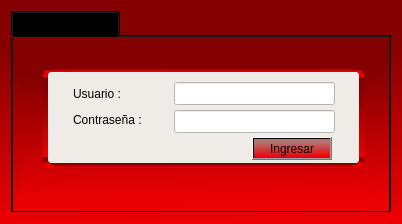
<?xml version="1.0" encoding="UTF-8"?>
<ui version="4.0">
 <class>Form_login</class>
 <widget class="QWidget" name="Form_login">
  <property name="geometry">
   <rect>
    <x>0</x>
    <y>0</y>
    <width>402</width>
    <height>224</height>
   </rect>
  </property>
  <property name="windowTitle">
   <string>LogIn</string>
  </property>
  <property name="styleSheet">
   <string notr="true">selection-background-color: rgb(255, 170, 127);
color: rgb(0, 0, 0);
font:  11pt &quot;KacstOne&quot;;
background-color: qlineargradient(spread:pad, x1:0.46, y1:0, x2:0.487, y2:0.977273, stop:0.188482 rgba(132, 0, 0, 255), stop:1 rgba(235, 0, 4, 255));</string>
  </property>
  <layout class="QGridLayout" name="gridLayout">
   <item row="0" column="0">
    <widget class="QTabWidget" name="tabWidget_2">
     <property name="styleSheet">
      <string notr="true">background-color: rgb(239, 235, 231);
font:  10pt &quot;KacstOne&quot;;
QLabel{
background-color: rgb(239, 235, 231);
}

QLineEdit{
background-color: rgb(255, 255, 255);
}

QTextEdit{
background-color: rgb(255, 255, 255);
}

QComboBox{
background-color: rgb(255, 255, 255);
}

QDateEdit{
background-color: rgb(255, 255, 255);
}</string>
     </property>
     <property name="currentIndex">
      <number>0</number>
     </property>
     <widget class="QWidget" name="tab_2">
      <attribute name="icon">
       <iconset>
        <normaloff>Íconos/icon.png</normaloff>Íconos/icon.png</iconset>
      </attribute>
      <attribute name="title">
       <string>Ingreso Usuario</string>
      </attribute>
      <widget class="QLabel" name="label">
       <property name="geometry">
        <rect>
         <x>6</x>
         <y>6</y>
         <width>361</width>
         <height>161</height>
        </rect>
       </property>
       <property name="text">
        <string/>
       </property>
       <property name="pixmap">
        <pixmap>credi1.png</pixmap>
       </property>
       <property name="scaledContents">
        <bool>true</bool>
       </property>
      </widget>
      <widget class="QGroupBox" name="groupBox">
       <property name="geometry">
        <rect>
         <x>30</x>
         <y>30</y>
         <width>321</width>
         <height>101</height>
        </rect>
       </property>
       <property name="styleSheet">
        <string notr="true">QGroupBox{
background-color: rgb(239, 235, 231);
border-style: solid;
border-width: 5px;
	border-color: qlineargradient(spread:pad, x1:0.46, y1:0, x2:0.487, y2:0.977273, stop:0.188482 rgba(132, 0, 0, 255), stop:1 rgba(235, 0, 4, 255));
border-radius: 8px;
	font: 10pt &quot;KacstOne&quot;;
}

QLabel{
background-color: rgb(239, 235, 231);
	font: 10pt &quot;KacstOne&quot;;
}

QLineEdit{
background-color: rgb(255, 255, 255);
}

QTextEdit{
background-color: rgb(255, 255, 255);
}

QComboBox{
background-color: rgb(255, 255, 255);
}

QDateEdit{
background-color: rgb(255, 255, 255);
}

</string>
       </property>
       <property name="title">
        <string/>
       </property>
       <widget class="QLabel" name="label_2">
        <property name="geometry">
         <rect>
          <x>30</x>
          <y>19</y>
          <width>59</width>
          <height>15</height>
         </rect>
        </property>
        <property name="text">
         <string>Usuario :</string>
        </property>
       </widget>
       <widget class="QLabel" name="label_3">
        <property name="geometry">
         <rect>
          <x>30</x>
          <y>45</y>
          <width>101</width>
          <height>16</height>
         </rect>
        </property>
        <property name="text">
         <string>Contraseña : </string>
        </property>
       </widget>
       <widget class="QLineEdit" name="lne_nombre">
        <property name="geometry">
         <rect>
          <x>131</x>
          <y>15</y>
          <width>161</width>
          <height>23</height>
         </rect>
        </property>
       </widget>
       <widget class="QLineEdit" name="lne_pass">
        <property name="geometry">
         <rect>
          <x>131</x>
          <y>43</y>
          <width>161</width>
          <height>23</height>
         </rect>
        </property>
       </widget>
       <widget class="QPushButton" name="boton_aceptar">
        <property name="geometry">
         <rect>
          <x>209</x>
          <y>70</y>
          <width>80</width>
          <height>23</height>
         </rect>
        </property>
        <property name="styleSheet">
         <string notr="true">background-color: qlineargradient(spread:pad, x1:0.46, y1:0, x2:0.487, y2:0.977273, stop:0.188482 rgba(132, 0, 0, 132), stop:1 rgba(235, 0, 4, 255));</string>
        </property>
        <property name="text">
         <string>Ingresar</string>
        </property>
       </widget>
       <zorder>label_2</zorder>
       <zorder>lne_nombre</zorder>
       <zorder>lne_pass</zorder>
       <zorder>label_3</zorder>
       <zorder>boton_aceptar</zorder>
      </widget>
     </widget>
    </widget>
   </item>
  </layout>
 </widget>
 <tabstops>
  <tabstop>lne_nombre</tabstop>
  <tabstop>lne_pass</tabstop>
  <tabstop>boton_aceptar</tabstop>
  <tabstop>tabWidget_2</tabstop>
 </tabstops>
 <resources/>
 <connections/>
</ui>
